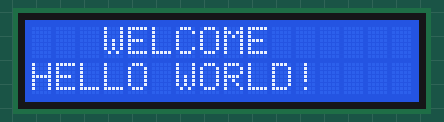
Recording of a sketch running on a simulated Arduino Uno, built with avr-gcc and run on an emulated ATmega328P. On the bench: 16×2 character LCD.

Above: at 0.24 s.
At 0.89 s:
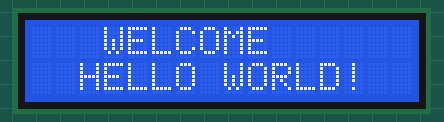
At 1.54 s:
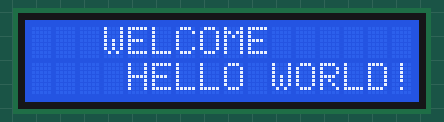
At 3.16 s:
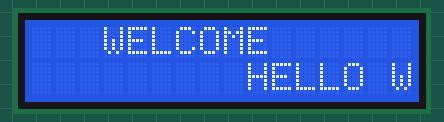
At 4.45 s:
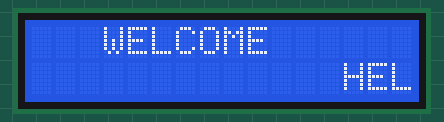
At 6.08 s:
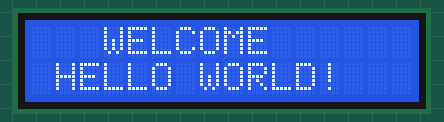

The sketch:

LCD_2x16-I2C_version_3.ino
```cpp
// (licence header left out)
#include <Wire.h>
#include <LiquidCrystal_I2C.h>
LiquidCrystal_I2C lcd(0x27, 16, 2);
const char SCROLL_TEXT[] = "HELLO WORLD!";

void setup() {
  lcd.init();
  lcd.backlight();
}

void loop() {
  lcd.clear();
  lcd.setCursor(3, 0);
  lcd.print("WELCOME");

  int textLen = strlen(SCROLL_TEXT);

  for (int pos = 0; pos <= 16; pos++) {
    lcd.setCursor(pos, 1);
    lcd.print(SCROLL_TEXT);
    delay(300);
    lcd.setCursor(pos, 1);
    for (int i = 0; i < textLen; i++) {
      lcd.print(" ");
    }
  }
}
```

Measured:
- by itself, everything shown: repeats every 5.5 s, in 17 steps
